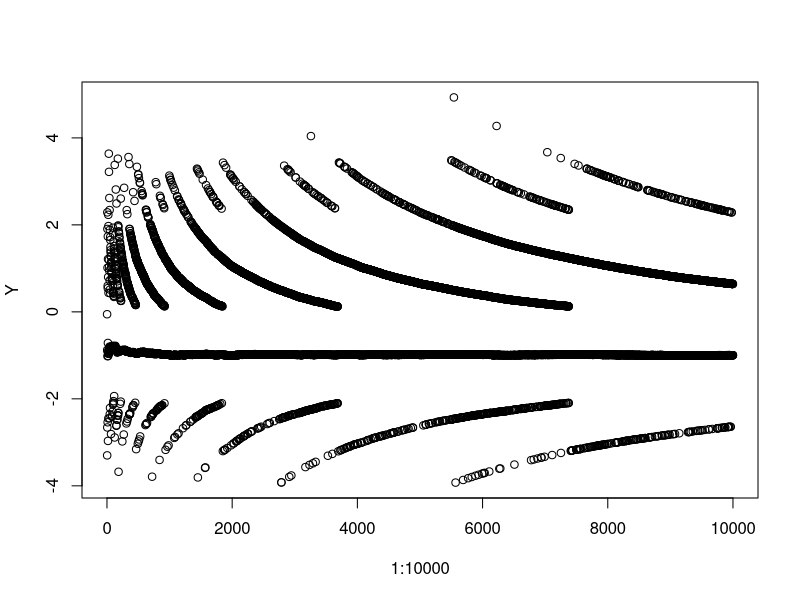
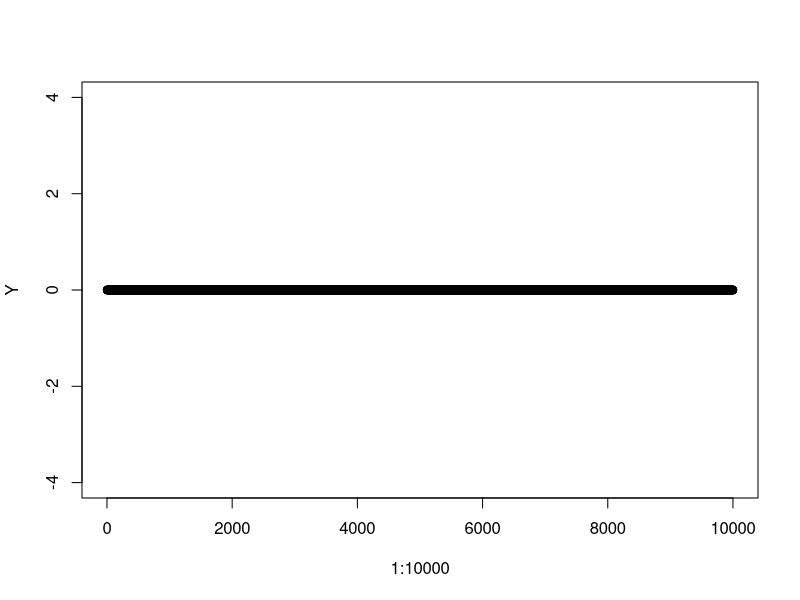
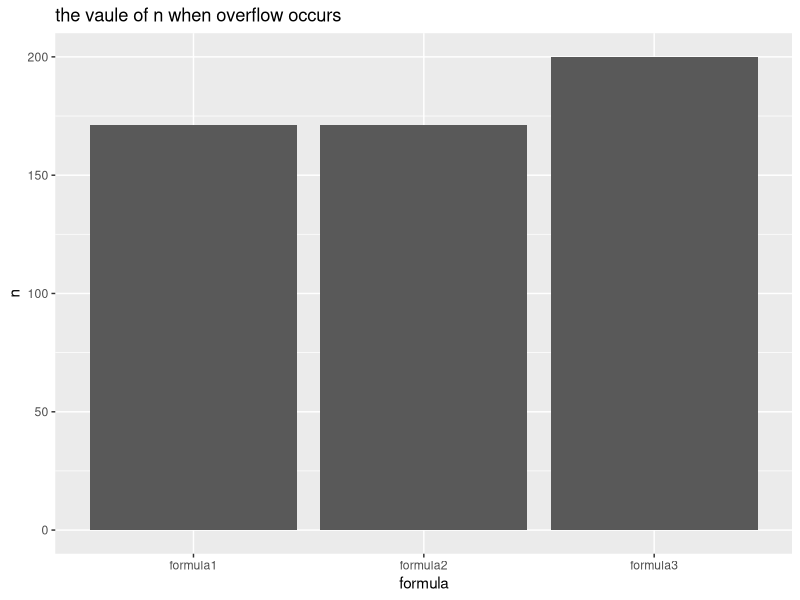
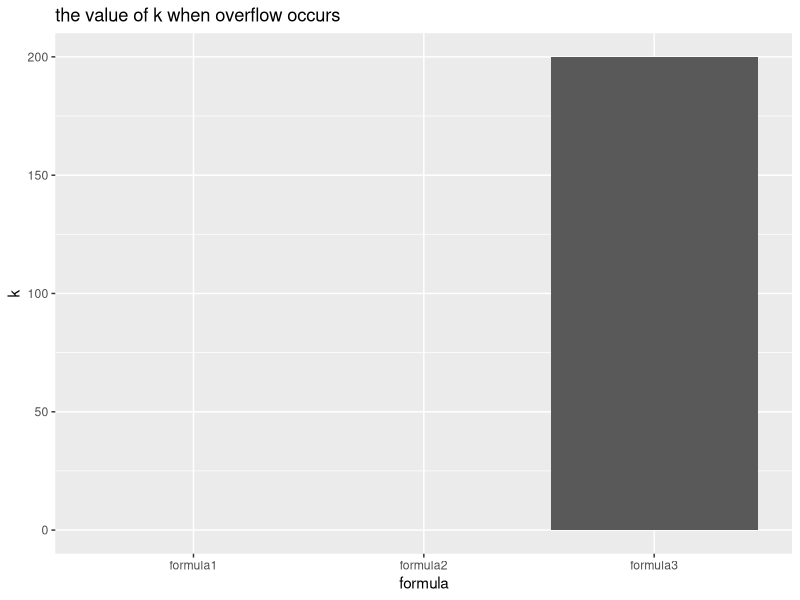

Generate these figures, in order, with R:
## ---- chunk 1
knitr::opts_chunk$set(echo = TRUE)
## ---- chunk 2

x1<-1/3
x2<-1/4
if(x1-x2==1/12){
  print ( "Subtraction is correct " )
}else{
  print ( " Subtraction is wrong" )
}


x1<-1
x2<-1/2
if(x1-x2==1/2){
  print ( "Subtraction is correct " )
}else{
  print ( " Subtraction is wrong" )
}

## ---- chunk 3
x1<-1/3
x2<-1/4
if(all.equal(x1-x2,1/12)==TRUE){
  print ( "Subtraction is correct " )
}else{
  print ( " Subtraction is wrong" )
}
## ---- chunk 4
derivative<-function(x){
  epsilon<-10^-15
  deri<-(x+epsilon-x)/epsilon
  return(deri)
}


x<-1
derivative(x)
x<-100000
derivative(x)

## ---- chunk 5
myvar<-function(x){
  n<-length(x)
  variance<-1/(n-1)*(sum(x^2)-1/n*(sum(x)^2))
  return(variance)
}

set.seed(123)
x<-rnorm(10000,10^8,1)


Y<-c()
for(i in 1:10000){
  xi<-x[1:i]
  Yi<-myvar(xi)-var(xi)
  Y<-c(Y,Yi)
}
plot(1:10000,Y)




set.seed(123)
x<-rnorm(10000,10^8,1)
Y<-c()
myvar2<-function(x){
  n<-length(x)
  var_new<-sum((x-sum(x)/n)^2)/(n-1)
  return(var_new)
}
for(i in 1:10000){
  xi<-x[1:i]
  Yi<-myvar2(xi)-var(xi)
  Y<-c(Y,Yi)
}
plot(1:10000,Y,ylim = c(-4,4))
## ---- chunk 6
function_1 <- function(...){

  for(i in 1:200){

    if(prod(1:i) ==Inf){
      max_n_1 <- i
      return(max_n_1)
    }
  }
}

max_n_1 <- function_1()


function_2 <- function(...){
  for(i in 1:200){
    for(j in 0:i){
      if(prod((j + 1):i) == Inf || prod(1:(i - j)) == Inf){
        max_n_2 <- i
        max_k_2 <- j
        return(list(n_2 = max_n_2,k_2 =max_k_2))
      }
    }
  }
}
result <- function_2()
max_n_2 <- result[[1]]
max_k_2 <- result[[2]]

max_n_3 <- 0
max_k_3 <- 0
function_3 <- function(n){
  for(i in 1:n){
    for(j in 0:i){
        if(prod(((j + 1):i)/(1:(i - j))) == Inf){
        max_n_3 <<- i
        max_k_3 <<- j

      }
    }
  }
}
function_3(200)



n <- c(max_n_1,max_n_2,max_n_3)
k <- c(0,max_k_2,max_k_3)

data_plot1 <- data.frame(formula = c("formula1","formula2","formula3"),n)
data_plot2 <- data.frame(formula = c("formula1","formula2","formula3"),k)

library(ggplot2)

ggplot(data = data_plot1, aes(x = formula, y = n)) + geom_col() + ggtitle("the vaule of n when overflow occurs")

ggplot(data = data_plot2, aes(x = formula, y = k)) + geom_col() + ggtitle("the value of k when overflow occurs")
